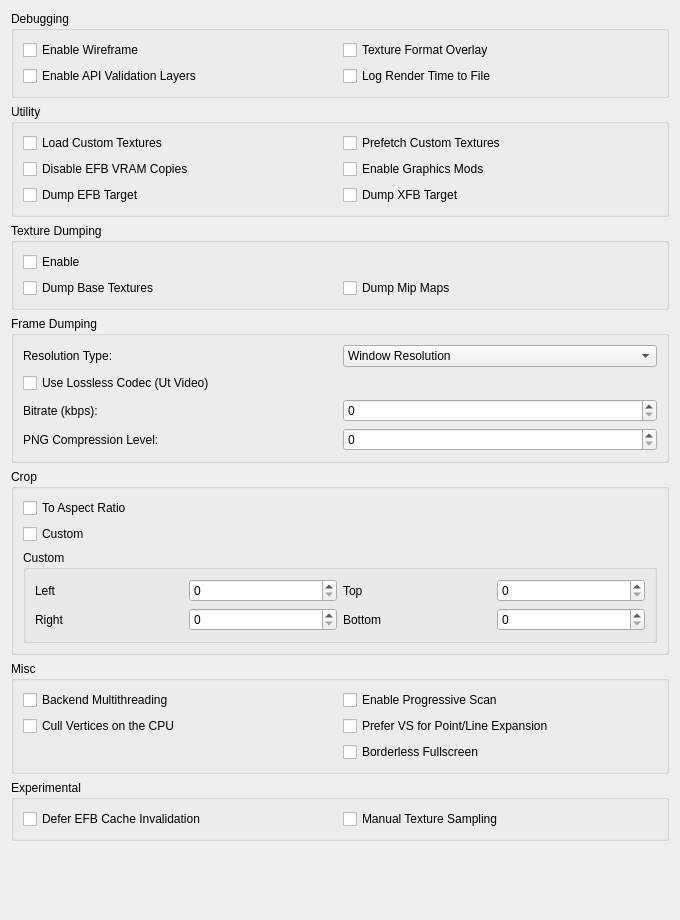
<?xml version="1.0" encoding="UTF-8"?>
<ui version="4.0">
 <class>AdvancedWidget</class>
 <widget class="QWidget" name="AdvancedWidget">
  <property name="geometry">
   <rect>
    <x>0</x>
    <y>0</y>
    <width>680</width>
    <height>920</height>
   </rect>
  </property>
  <layout class="QVBoxLayout" name="rootLayout">
   <item>
    <widget class="QGroupBox" name="debuggingGroup">
     <property name="title">
      <string>Debugging</string>
     </property>
     <layout class="QGridLayout" name="debuggingLayout">
      <item row="0" column="0">
       <widget class="QCheckBox" name="wireframeCheckBox">
        <property name="text">
         <string>Enable Wireframe</string>
        </property>
       </widget>
      </item>
      <item row="0" column="1">
       <widget class="QCheckBox" name="textureFormatOverlayCheckBox">
        <property name="text">
         <string>Texture Format Overlay</string>
        </property>
       </widget>
      </item>
      <item row="1" column="0">
       <widget class="QCheckBox" name="apiValidationCheckBox">
        <property name="text">
         <string>Enable API Validation Layers</string>
        </property>
       </widget>
      </item>
      <item row="1" column="1">
       <widget class="QCheckBox" name="logRenderTimeCheckBox">
        <property name="text">
         <string>Log Render Time to File</string>
        </property>
       </widget>
      </item>
     </layout>
    </widget>
   </item>
   <item>
    <widget class="QGroupBox" name="utilityGroup">
     <property name="title">
      <string>Utility</string>
     </property>
     <layout class="QGridLayout" name="utilityLayout">
      <item row="0" column="0">
       <widget class="QCheckBox" name="loadCustomTexturesCheckBox">
        <property name="text">
         <string>Load Custom Textures</string>
        </property>
       </widget>
      </item>
      <item row="0" column="1">
       <widget class="QCheckBox" name="prefetchCustomTexturesCheckBox">
        <property name="text">
         <string>Prefetch Custom Textures</string>
        </property>
       </widget>
      </item>
      <item row="1" column="0">
       <widget class="QCheckBox" name="disableVramCopiesCheckBox">
        <property name="text">
         <string>Disable EFB VRAM Copies</string>
        </property>
       </widget>
      </item>
      <item row="1" column="1">
       <widget class="QCheckBox" name="enableGraphicsModsCheckBox">
        <property name="text">
         <string>Enable Graphics Mods</string>
        </property>
       </widget>
      </item>
      <item row="2" column="0">
       <widget class="QCheckBox" name="dumpEfbTargetCheckBox">
        <property name="text">
         <string>Dump EFB Target</string>
        </property>
       </widget>
      </item>
      <item row="2" column="1">
       <widget class="QCheckBox" name="dumpXfbTargetCheckBox">
        <property name="text">
         <string>Dump XFB Target</string>
        </property>
       </widget>
      </item>
     </layout>
    </widget>
   </item>
   <item>
    <widget class="QGroupBox" name="textureDumpingGroup">
     <property name="title">
      <string>Texture Dumping</string>
     </property>
     <layout class="QGridLayout" name="textureDumpingLayout">
      <item row="0" column="0">
       <widget class="QCheckBox" name="dumpTexturesCheckBox">
        <property name="text">
         <string>Enable</string>
        </property>
       </widget>
      </item>
      <item row="1" column="0">
       <widget class="QCheckBox" name="dumpBaseTexturesCheckBox">
        <property name="text">
         <string>Dump Base Textures</string>
        </property>
       </widget>
      </item>
      <item row="1" column="1">
       <widget class="QCheckBox" name="dumpMipTexturesCheckBox">
        <property name="text">
         <string>Dump Mip Maps</string>
        </property>
       </widget>
      </item>
     </layout>
    </widget>
   </item>
   <item>
    <widget class="QGroupBox" name="frameDumpingGroup">
     <property name="title">
      <string>Frame Dumping</string>
     </property>
     <layout class="QGridLayout" name="frameDumpingLayout">
      <item row="0" column="0">
       <widget class="QLabel" name="resolutionTypeLabel">
        <property name="text">
         <string>Resolution Type:</string>
        </property>
        <property name="buddy">
         <cstring>resolutionTypeComboBox</cstring>
        </property>
       </widget>
      </item>
      <item row="0" column="1">
       <widget class="QComboBox" name="resolutionTypeComboBox">
        <item>
         <property name="text">
          <string>Window Resolution</string>
         </property>
        </item>
        <item>
         <property name="text">
          <string>Aspect Ratio Corrected Internal Resolution</string>
         </property>
        </item>
        <item>
         <property name="text">
          <string>Raw Internal Resolution</string>
         </property>
        </item>
       </widget>
      </item>
      <item row="1" column="0">
       <widget class="QCheckBox" name="losslessCodecCheckBox">
        <property name="text">
         <string>Use Lossless Codec (Ut Video)</string>
        </property>
       </widget>
      </item>
      <item row="2" column="0">
       <widget class="QLabel" name="bitrateLabel">
        <property name="text">
         <string>Bitrate (kbps):</string>
        </property>
        <property name="buddy">
         <cstring>bitrateSpinBox</cstring>
        </property>
       </widget>
      </item>
      <item row="2" column="1">
       <widget class="QSpinBox" name="bitrateSpinBox">
        <property name="maximum">
         <number>1000000</number>
        </property>
        <property name="singleStep">
         <number>1000</number>
        </property>
       </widget>
      </item>
      <item row="3" column="0">
       <widget class="QLabel" name="pngCompressionLabel">
        <property name="text">
         <string>PNG Compression Level:</string>
        </property>
        <property name="buddy">
         <cstring>pngCompressionSpinBox</cstring>
        </property>
       </widget>
      </item>
      <item row="3" column="1">
       <widget class="QSpinBox" name="pngCompressionSpinBox">
        <property name="maximum">
         <number>9</number>
        </property>
       </widget>
      </item>
     </layout>
    </widget>
   </item>
   <item>
    <widget class="QGroupBox" name="cropGroup">
     <property name="title">
      <string>Crop</string>
     </property>
     <layout class="QVBoxLayout" name="cropLayout">
      <item>
       <widget class="QCheckBox" name="cropToAspectRatioCheckBox">
        <property name="text">
         <string>To Aspect Ratio</string>
        </property>
       </widget>
      </item>
      <item>
       <widget class="QCheckBox" name="customCropCheckBox">
        <property name="text">
         <string>Custom</string>
        </property>
       </widget>
      </item>
      <item>
       <widget class="QGroupBox" name="customCropGroup">
        <property name="title">
         <string>Custom</string>
        </property>
        <layout class="QGridLayout" name="customCropLayout">
         <item row="0" column="0">
          <widget class="QLabel" name="cropLeftLabel">
           <property name="text">
            <string>Left</string>
           </property>
           <property name="buddy">
            <cstring>cropLeftSpinBox</cstring>
           </property>
          </widget>
         </item>
         <item row="0" column="1">
          <widget class="QSpinBox" name="cropLeftSpinBox">
           <property name="maximum">
            <number>640</number>
           </property>
          </widget>
         </item>
         <item row="0" column="2">
          <widget class="QLabel" name="cropTopLabel">
           <property name="text">
            <string>Top</string>
           </property>
           <property name="buddy">
            <cstring>cropTopSpinBox</cstring>
           </property>
          </widget>
         </item>
         <item row="0" column="3">
          <widget class="QSpinBox" name="cropTopSpinBox">
           <property name="maximum">
            <number>528</number>
           </property>
          </widget>
         </item>
         <item row="1" column="0">
          <widget class="QLabel" name="cropRightLabel">
           <property name="text">
            <string>Right</string>
           </property>
           <property name="buddy">
            <cstring>cropRightSpinBox</cstring>
           </property>
          </widget>
         </item>
         <item row="1" column="1">
          <widget class="QSpinBox" name="cropRightSpinBox">
           <property name="maximum">
            <number>640</number>
           </property>
          </widget>
         </item>
         <item row="1" column="2">
          <widget class="QLabel" name="cropBottomLabel">
           <property name="text">
            <string>Bottom</string>
           </property>
           <property name="buddy">
            <cstring>cropBottomSpinBox</cstring>
           </property>
          </widget>
         </item>
         <item row="1" column="3">
          <widget class="QSpinBox" name="cropBottomSpinBox">
           <property name="maximum">
            <number>528</number>
           </property>
          </widget>
         </item>
        </layout>
       </widget>
      </item>
     </layout>
    </widget>
   </item>
   <item>
    <widget class="QGroupBox" name="miscGroup">
     <property name="title">
      <string>Misc</string>
     </property>
     <layout class="QGridLayout" name="miscLayout">
      <item row="0" column="0">
       <widget class="QCheckBox" name="backendMultithreadingCheckBox">
        <property name="text">
         <string>Backend Multithreading</string>
        </property>
       </widget>
      </item>
      <item row="0" column="1">
       <widget class="QCheckBox" name="progressiveScanCheckBox">
        <property name="text">
         <string>Enable Progressive Scan</string>
        </property>
       </widget>
      </item>
      <item row="1" column="0">
       <widget class="QCheckBox" name="cpuCullCheckBox">
        <property name="text">
         <string>Cull Vertices on the CPU</string>
        </property>
       </widget>
      </item>
      <item row="1" column="1">
       <widget class="QCheckBox" name="preferVsExpansionCheckBox">
        <property name="text">
         <string extracomment="VS is short for vertex shaders.">Prefer VS for Point/Line Expansion</string>
        </property>
       </widget>
      </item>
      <item row="2" column="1">
       <widget class="QCheckBox" name="borderlessFullscreenCheckBox">
        <property name="text">
         <string>Borderless Fullscreen</string>
        </property>
       </widget>
      </item>
     </layout>
    </widget>
   </item>
   <item>
    <widget class="QGroupBox" name="experimentalGroup">
     <property name="title">
      <string>Experimental</string>
     </property>
     <layout class="QGridLayout" name="experimentalLayout">
      <item row="0" column="0">
       <widget class="QCheckBox" name="deferEfbInvalidationCheckBox">
        <property name="text">
         <string>Defer EFB Cache Invalidation</string>
        </property>
       </widget>
      </item>
      <item row="0" column="1">
       <widget class="QCheckBox" name="manualTextureSamplingCheckBox">
        <property name="text">
         <string>Manual Texture Sampling</string>
        </property>
       </widget>
      </item>
     </layout>
    </widget>
   </item>
   <item>
    <spacer name="verticalSpacer">
     <property name="orientation">
      <enum>Qt::Orientation::Vertical</enum>
     </property>
     <property name="sizeHint" stdset="0">
      <size>
       <width>20</width>
       <height>40</height>
      </size>
     </property>
    </spacer>
   </item>
  </layout>
 </widget>
 <tabstops>
  <tabstop>wireframeCheckBox</tabstop>
  <tabstop>textureFormatOverlayCheckBox</tabstop>
  <tabstop>apiValidationCheckBox</tabstop>
  <tabstop>logRenderTimeCheckBox</tabstop>
  <tabstop>loadCustomTexturesCheckBox</tabstop>
  <tabstop>prefetchCustomTexturesCheckBox</tabstop>
  <tabstop>disableVramCopiesCheckBox</tabstop>
  <tabstop>enableGraphicsModsCheckBox</tabstop>
  <tabstop>dumpEfbTargetCheckBox</tabstop>
  <tabstop>dumpXfbTargetCheckBox</tabstop>
  <tabstop>dumpTexturesCheckBox</tabstop>
  <tabstop>dumpBaseTexturesCheckBox</tabstop>
  <tabstop>dumpMipTexturesCheckBox</tabstop>
  <tabstop>resolutionTypeComboBox</tabstop>
  <tabstop>losslessCodecCheckBox</tabstop>
  <tabstop>bitrateSpinBox</tabstop>
  <tabstop>pngCompressionSpinBox</tabstop>
  <tabstop>cropToAspectRatioCheckBox</tabstop>
  <tabstop>customCropCheckBox</tabstop>
  <tabstop>cropLeftSpinBox</tabstop>
  <tabstop>cropTopSpinBox</tabstop>
  <tabstop>cropRightSpinBox</tabstop>
  <tabstop>cropBottomSpinBox</tabstop>
  <tabstop>backendMultithreadingCheckBox</tabstop>
  <tabstop>progressiveScanCheckBox</tabstop>
  <tabstop>cpuCullCheckBox</tabstop>
  <tabstop>preferVsExpansionCheckBox</tabstop>
  <tabstop>borderlessFullscreenCheckBox</tabstop>
  <tabstop>deferEfbInvalidationCheckBox</tabstop>
  <tabstop>manualTextureSamplingCheckBox</tabstop>
 </tabstops>
 <resources/>
 <connections/>
</ui>
